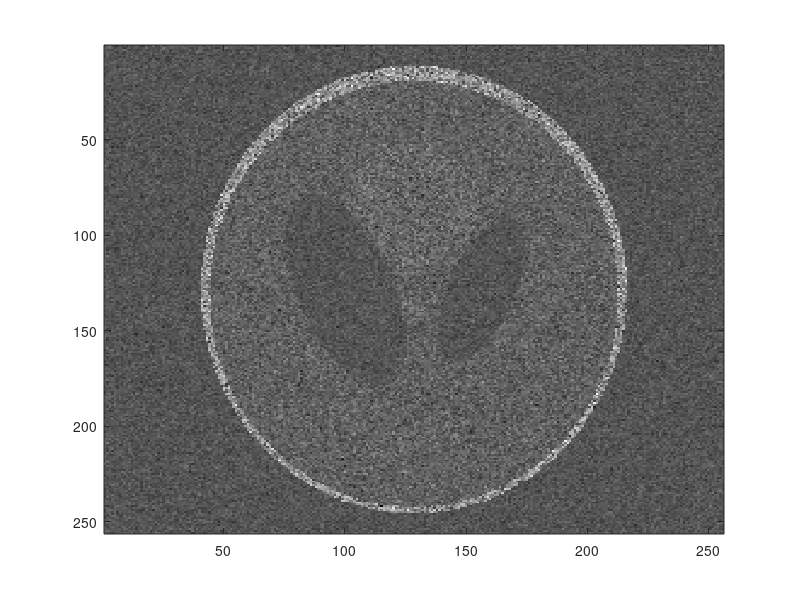

Source code (MATLAB): (Note: this script raises an error after producing the figure.)
clc;
clear all;
close all;

sigma = 0.4;
I = phantom(256);

I = double(20*(I+0.5));
N = (randn(size(I)).*sigma);
img1 = I+(I).*N;
%img1 = imresize(img1,0.5);
imagesc(img1);
colormap gray;
out_img=myLee(img1);
figure;
imagesc(out_img);
colormap gray;
loss=SNR(img1,out_img)